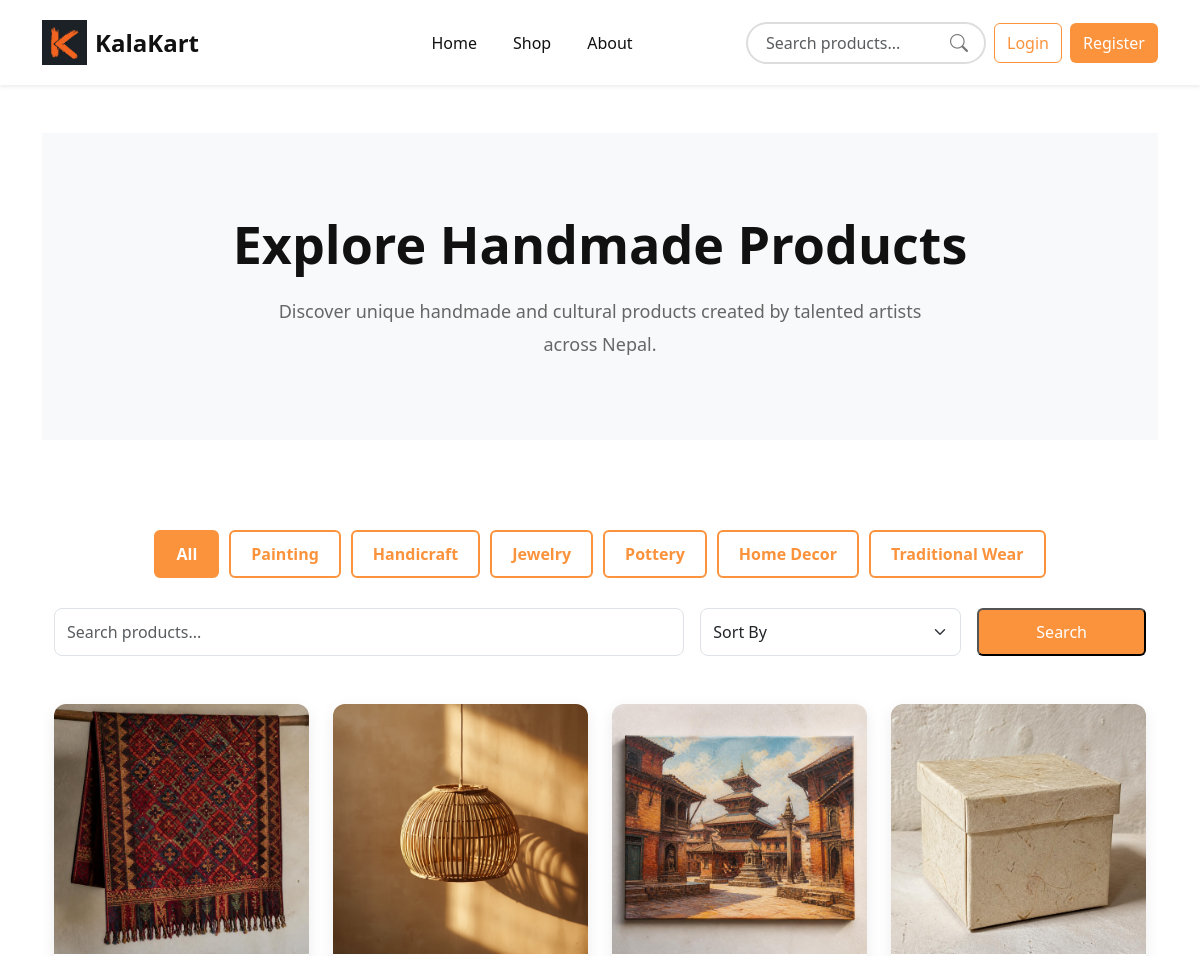
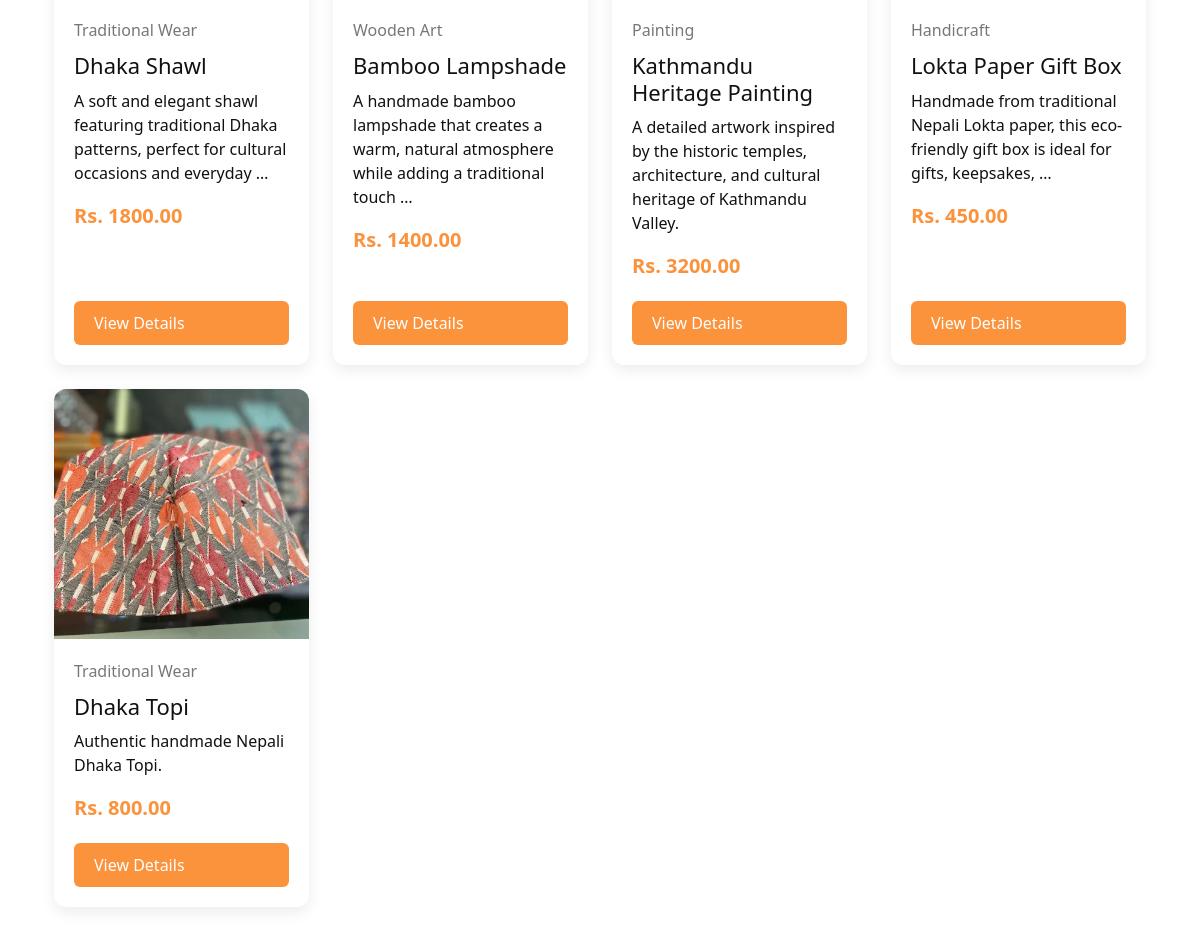
The app's page /shop/ with its own data (2 pictures, top to bottom).
### products/models.py (models this page shows, shortened)
class Product(models.Model):
    CATEGORY_CHOICES = (
        ('Painting', 'Painting'),
        ('Handicraft', 'Handicraft'),
        ('Jewelry', 'Jewelry'),
        ('Pottery', 'Pottery'),
        ('Home Decor', 'Home Decor'),
        ('Traditional Wear', 'Traditional Wear'),
    )
    seller = models.ForeignKey(
        CustomUser,
        on_delete=models.CASCADE
    )
    name = models.CharField(max_length=200)
    category = models.CharField(
        max_length=50,
        choices=CATEGORY_CHOICES
    )
    description = models.TextField()
    price = models.DecimalField(
        max_digits=10,
        decimal_places=2
    )
    stock = models.PositiveIntegerField()
    image = models.ImageField(
        upload_to='products/'
    )
    created_at = models.DateTimeField(auto_now_add=True)

### base_app/views.py (the view)
# urls.py: path('shop/', ShopView, name='shop'),
def ShopView(request):
    category = request.GET.get("category")
    search_query = request.GET.get("q")
    selected_sort = request.GET.get("sort")
    products = Product.objects.all()
    if search_query:
        products = products.filter(
            name__icontains=search_query
        )
    if category:
        products = products.filter(
            category=category
        )
    if selected_sort == "newest":
        products = products.order_by(
            "-created_at"
        )
    elif selected_sort == "price_low":
        products = products.order_by(
            "price"
        )
    elif selected_sort == "price_high":
        products = products.order_by(
            "-price"
        )
    else:
        products = products.order_by(
            "-created_at"
        )
    categories = Product.CATEGORY_CHOICES
    context = {
        "products": products,
        "categories": categories,
        "selected_category": category,
        "search_query": search_query,
        "selected_sort": selected_sort,
    }
    return render(
        request,
        "shop.html",
        context
    )

### Template/shop.html (shortened to what this page needs)
{% extends 'base.html' %}
{% block content %}
<section class="shop-banner">
    <div class="container text-center">
        <h1 class="shop-title">
            Explore Handmade Products
        </h1>
        <p class="shop-description">
            Discover unique handmade and cultural products created by talented artists across Nepal.
        </p>
    </div>
</section>
<section class="shop-categories">
    <div class="container">
        <div class="category-buttons text-center">
            <a
                href="{% url 'shop' %}"
                class="category-btn {% if not selected_category %}active{% endif %}"
            >
                All
            </a>
            {% for value, label in categories %}
                <a
                    href="{% url 'shop' %}?category={{ value }}"
                    class="category-btn {% if selected_category == value %}active{% endif %}"
                >
                    {{ label }}
                </a>
            {% endfor %}
        </div>
    </div>
</section>
<section class="shop-products">
    <div class="container">
        <form
            method="GET"
            class="shop-filter-form mb-5"
        >
            <div class="row g-3 align-items-center">
                <div class="col-md-7">
                    <input
                        type="search"
                        name="q"
                        value="{{ search_query|default:'' }}"
                        class="form-control"
                        placeholder="Search products..."
                    >
                </div>
                <div class="col-md-3">
                    <select
                        name="sort"
                        class="form-select"
                        onchange="this.form.submit()"
                    >
                        <option value="">
                            Sort By
                        </option>
                    </select>
                </div>
                <div class="col-md-2">
                    <button
                        type="submit"
                        class="shop-btn w-100"
                    >
                        Search
                    </button>
                </div>
            </div>
        </form>
        <div class="row">
            {% if products %}
                {% for product in products %}
                    <div class="col-lg-3 col-md-6 mb-4">
                        <div class="shop-card">
                            {% if product.image %}
                                <img
                                    src="{{ product.image.url }}"
                                    alt="{{ product.name }}"
                                    class="shop-image"
                                >
                            {% else %}
                                <div class="shop-image d-flex align-items-center justify-content-center bg-light">
                                    <span class="text-muted">
                                        No image available
                                    </span>
                                </div>
                            {% endif %}
                            <div class="shop-content">
                                <span class="shop-category">
                                    {{ product.get_category_display }}
                                </span>
                                <h4 class="product-name">
                                    {{ product.name }}
                                </h4>
                                <p class="shop-description-card">
                                    {{ product.description|truncatewords:15 }}
                                </p>
                                <p class="shop-price">
                                    Rs. {{ product.price }}
                                </p>
                                <a
                                    href="{% url 'product-detail' product.id %}"
                                    class="shop-btn"
                                >
                                    View Details
                                </a>
                            </div>
                        </div>
                    </div>
                {% endfor %}
            {% endif %}
        </div>
    </div>
</section>
{% endblock %}

### Template/base.html (shortened to what this page needs)
{% load static %}
<!doctype html>
<html lang="en">
<head>
    <link
        href="https://cdn.jsdelivr.net/npm/bootstrap@5.3.3/dist/css/bootstrap.min.css"
        rel="stylesheet"
    >
    <link
        rel="stylesheet"
        href="https://cdn.jsdelivr.net/npm/bootstrap-icons@1.11.3/font/bootstrap-icons.min.css"
    >
    <link
        rel="stylesheet"
        href="{% static 'css/style.css' %}"
    >
</head>
<body>
    <nav class="navbar navbar-expand-lg shadow-sm">
        <div class="container">
            <a
                class="navbar-brand d-flex align-items-center"
                href="{% url 'home' %}"
            >
                <img
                    src="{% static 'images/logo.png' %}"
                    alt="KalaKart Logo"
                    height="45"
                >
                <span class="logo-text ms-2">
                    KalaKart
                </span>
            </a>
            <div
                class="collapse navbar-collapse"
                id="navbarContent"
            >
                <ul class="navbar-nav mx-auto">
                    <li class="nav-item">
                        <a
                            class="nav-link"
                            href="{% url 'home' %}"
                        >
                            Home
                        </a>
                    </li>
                    <li class="nav-item">
                        <a
                            class="nav-link"
                            href="{% url 'shop' %}"
                        >
                            Shop
                        </a>
                    </li>
                    <li class="nav-item">
                        <a
                            class="nav-link"
                            href="{% url 'about' %}"
                        >
                            About
                        </a>
                    </li>
                </ul>
                <div class="d-flex align-items-center gap-2">
                    <div class="search-box">
                        <form
                            action="{% url 'shop' %}"
                            method="GET"
                        >
                            <input
                                type="search"
                                class="form-control search-input"
                                placeholder="Search products..."
                                name="q"
                            >
                            <button
                                type="submit"
                                class="search-btn"
                                aria-label="Search"
                            >
                                <i class="bi bi-search"></i>
                            </button>
                        </form>
                    </div>
                    {% if user.is_authenticated %}
                        {% if user.user_type == "customer" %}
                            <a
                                href="{% url 'cart' %}"
                                class="btn btn-cart"
                                aria-label="Shopping Cart"
                            >
                                <i class="bi bi-cart3"></i>
                                <span class="cart-count">
                                    {{ cart_count }}
                                </span>
                            </a>
                        {% endif %}
                        {% if user.user_type == "seller" %}
                            <a
                                href="{% url 'seller-dashboard' %}"
                                class="btn btn-login"
                            >
                                Dashboard
                            </a>
                            <a
                                href="{% url 'seller-orders' %}"
                                class="btn btn-login"
                            >
                                Orders
                            </a>
                        {% endif %}
                        {% if user.is_superuser %}
                            <a
                                href="/admin/"
                                class="btn btn-login"
                            >
                                <i class="bi bi-speedometer2 me-1"></i>
                                Admin
                            </a>
                        {% endif %}
                        <div class="dropdown">
                            <button
                                class="profile-icon"
                                type="button"
                                data-bs-toggle="dropdown"
                                aria-expanded="false"
                                aria-label="Profile Menu"
                            >
                                <i class="bi bi-person-circle"></i>
                            </button>
                            <ul class="dropdown-menu dropdown-menu-end">
                                <li>
                                    <a
                                        class="dropdown-item"
                                        href="{% url 'profile' %}"
                                    >
                                        <i class="bi bi-person me-2"></i>
                                        My Profile
                                    </a>
                                </li>
                                {% if user.user_type == "seller" %}
                                    <li>
                                        <a
                                            class="dropdown-item"
                                            href="{% url 'seller-dashboard' %}"
                                        >
                                            <i class="bi bi-box-seam me-2"></i>
                                            My Products
                                        </a>
                                    </li>
                                {% else %}
                                    <li>
                                        <a
                                            class="dropdown-item"
                                            href="{% url 'my-orders' %}"
                                        >
                                            <i class="bi bi-bag me-2"></i>
                                            My Orders
                                        </a>
                                    </li>
                                {% endif %}
                                {% if user.is_superuser %}
                                    <li>
                                        <a
                                            class="dropdown-item"
                                            href="/admin/"
                                        >
                                            <i class="bi bi-speedometer2 me-2"></i>
                                            Django Admin
                                        </a>
                                    </li>
                                {% endif %}
                                <li>
                                    <hr class="dropdown-divider">
                                </li>
                                <li>
                                    <a
                                        class="dropdown-item text-danger"
                                        href="{% url 'logout' %}"
                                    >
                                        <i class="bi bi-box-arrow-right me-2"></i>
                                        Logout
                                    </a>
                                </li>
                            </ul>
                        </div>
                    {% else %}
                        <a
                            href="{% url 'login' %}"
                            class="btn btn-login"
                        >
                            Login
                        </a>
                        <a
                            href="{% url 'register' %}"
                            class="btn btn-register"
                        >
                            Register
                        </a>
                    {% endif %}
                </div>
            </div>
        </div>
    </nav>
    <main class="container mt-5">
        {% block content %}
        {% endblock %}
    </main>
</body>
</html>

### records on screen
Product: image (picture), category "Traditional Wear", name "Dhaka Shawl", description "A soft and elegant shawl featuring traditional Dhaka patterns, perfect for cultural occasions and everyday …", price "1800.00"
Product: image (picture), category "Wooden Art", name "Bamboo Lampshade", description "A handmade bamboo lampshade that creates a warm, natural atmosphere while adding a traditional touch …", price "1400.00"
Product: image (picture), category "Painting", name "Kathmandu Heritage Painting", description "A detailed artwork inspired by the historic temples, architecture, and cultural heritage of Kathmandu Valley.", price "3200.00"
Product: image (picture), category "Handicraft", name "Lokta Paper Gift Box", description "Handmade from traditional Nepali Lokta paper, this eco-friendly gift box is ideal for gifts, keepsakes, …", price "450.00"
Product: image (picture), category "Traditional Wear", name "Dhaka Topi", description "Authentic handmade Nepali Dhaka Topi.", price "800.00"

### other values on screen
{{ label }} "Painting" "Handicraft" "Jewelry" "Pottery" "Home Decor" "Traditional Wear"
